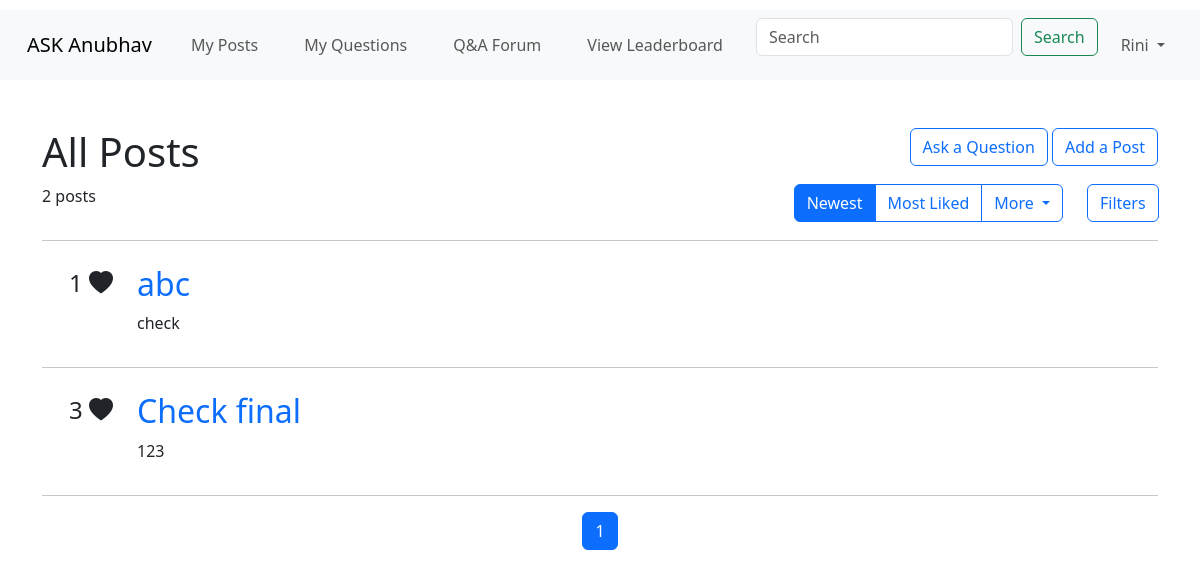
Page / (signed in) on the earlier database version.
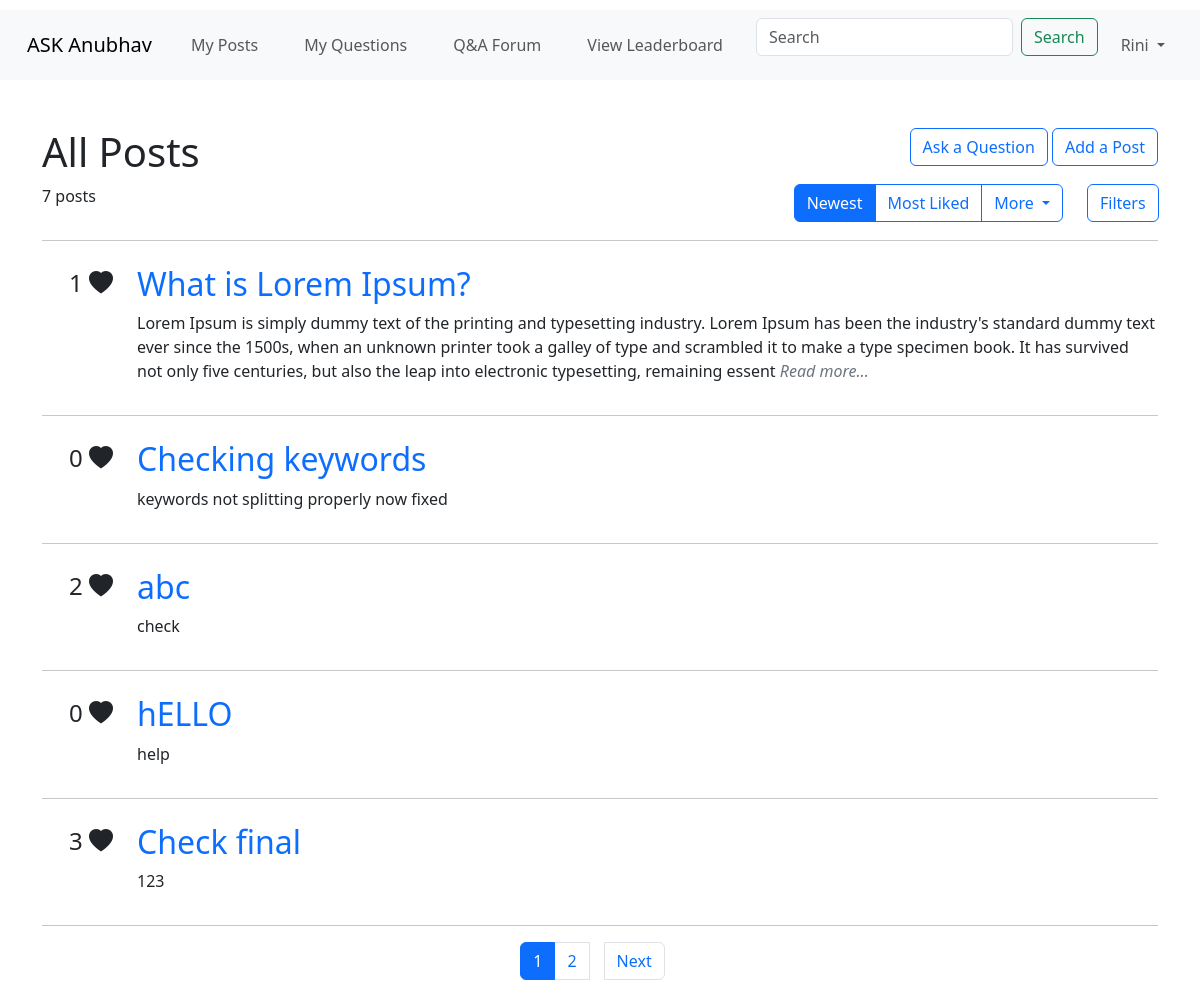
Same page on the later database version.
### merged.py (models this page shows, shortened)
class Post(db.Model):
    __tablename__ = 'post'
    id = db.Column(db.Integer, primary_key=True)
    title = db.Column(db.String(100), nullable=False)
    body = db.Column(db.Text, nullable=False)
    keywords = db.Column(db.String(255))
    date_of_post = db.Column(db.DateTime, default=lambda: datetime.now(timezone.utc))
    student_id = db.Column(db.Integer, nullable=False)
    like_count = db.Column(db.Integer, default=0)
    tags = db.relationship('Tag', secondary=post_tags, lazy='subquery', backref=db.backref('posts', lazy=True))
    approval = db.relationship('PostApproval', uselist=False, back_populates='post')

### merged.py (the view, shortened to what this page needs)
@app.route('/index')
@app.route('/')
def index():
    try:
        if 'student_id' not in session:
            flash("Please login to access the dashboard", "warning")
            return redirect(url_for('login'))
        page = request.args.get('page', 1, type=int)
        per_page = 5
        search_query = request.args.get('search', '').strip()
        posts_query = Post.query.outerjoin(PostApproval, Post.id == PostApproval.post_id)
        if not session.get('is_faculty'):
            posts_query = posts_query.filter(or_(PostApproval.status == "Approved"))
        posts_query = posts_query.order_by(Post.date_of_post.desc())
        pagination = posts_query.paginate(page=page, per_page=per_page, error_out=False)
        posts = pagination.items
        return render_template(
            'ASK_Anubhav/Student/index.html',
            posts=posts,
            pagination=pagination,
            total_posts=posts_query.count(),
            search_query=search_query,
            username=session.get('username', 'Guest')
        )
    except Exception as e:
        print(f"An error occurred: {str(e)}")
        flash("Something went wrong!", "danger")
        return redirect(url_for('login'))

### merged.py (called while the page is built)
@app.context_processor
def inject_session():
    try:
        return dict(session=session)  # Inject session into all templates
    except Exception as e:
        print("Session not created due to: {str(e)}")
        return dict(session={})

### templates/ASK_Anubhav/Student/index.html (shortened to what the changed rows need)
<!DOCTYPE html>
<html lang="en">
<head>
  <link rel="stylesheet" href="/static/style.css" />
  <link href="https://cdn.jsdelivr.net/npm/bootstrap@5.3.3/dist/css/bootstrap.min.css" rel="stylesheet"
 />
  <link href="https://cdn.jsdelivr.net/npm/bootstrap-icons/font/bootstrap-icons.css" rel="stylesheet">
</head>
<body>
  <div class="container">
    <div class="row mt-5">
      <div class="col-md-9 ">
        <h1>All Posts</h1>
      </div>
      <div class="col-md-3 text-end">
      </div>
    </div>
    <div class="row">
      <div class="col-2 col-sm-2 col-md-2 col-xs-2">
        <p>{{ total_posts }} posts</p>
      </div>
      <div class="col-9 col-sm-9 col-md-9 col-xs-9 text-end">
      </div>
      <div class="col-1 col-sm-1 col-md-1 col-xs-1 text-end">
      </div>
    </div>
    <hr />
    {% for post in posts %}
    <div class="row mt-4" id="post-{{ post.id }}" onclick="window.location='{{ url_for('post_details', post_id=post.id) }}';"
         style="cursor: pointer;">
      <div class="col-1 text-end">
        <p style="font-size: 24px;">{{ post.like_count }} <i class="bi bi-heart-fill"></i></p>
      </div>
      <div class="col-11">
        <a class="anchor-tag" href="{{ url_for('post_details', post_id=post.id) }}" style="text-decoration:none;">
          <h2>{{ post.title }}</h2>
        </a>
        <p>{{ post.body[:350] }}
          {% if post.body|length > 350 %}
          <span style="color: #6c757d; font-style: italic;">Read more...</span>
          {% endif %}
        </p>
      </div>
    </div>
    <hr />
    {% endfor %}
  </div>
  <nav>
    <ul class="pagination justify-content-center">
      {% for num in pagination.iter_pages() %}
      {% if num %}
      {% if num == pagination.page %}
      <li class="page-item active"><span class="page-link">{{ num }}</span></li>
      {% else %}
      <li class="page-item">
        <a class="page-link" href="{{ url_for('index', page=num, search=search_query) }}">{{ num }}</a>
      </li>
      {% endif %}
      {% else %}
      <li class="page-item disabled"><span class="page-link">...</span></li>
      {% endif %}
      {% endfor %}
      {% if pagination.has_next %}
      <li class="page-item">
        <a class="page-link" href="{{ url_for('index', page=pagination.next_num, search=search_query) }}">Next</a>
      </li>
      {% endif %}
    </ul>
  </nav>
</body>
</html>

Differences in the rows shown:
added Post: like_count "1", title "What is Lorem Ipsum?", body "Lorem Ipsum is simply dummy text of the printing and typesetting industry. Lorem Ipsum has been the industry's standard dummy text ever since the 1500s, when an unknown printer took a galley of type and scrambled it to make a type specimen book. It has survived not only five centuries, but also the leap into electronic typesetting, remaining essent", shows "Read more..."
added Post: like_count "0", title "Checking keywords", body "keywords not splitting properly now fixed"
changed Post "abc": like_count "1" → "2"
now on this page (row unchanged): Post: like_count "0", title "hELLO", body "help"
Other differences:
{{ total_posts }}: "2" → "7"
new list line: "2"
text now shown: "Next"
